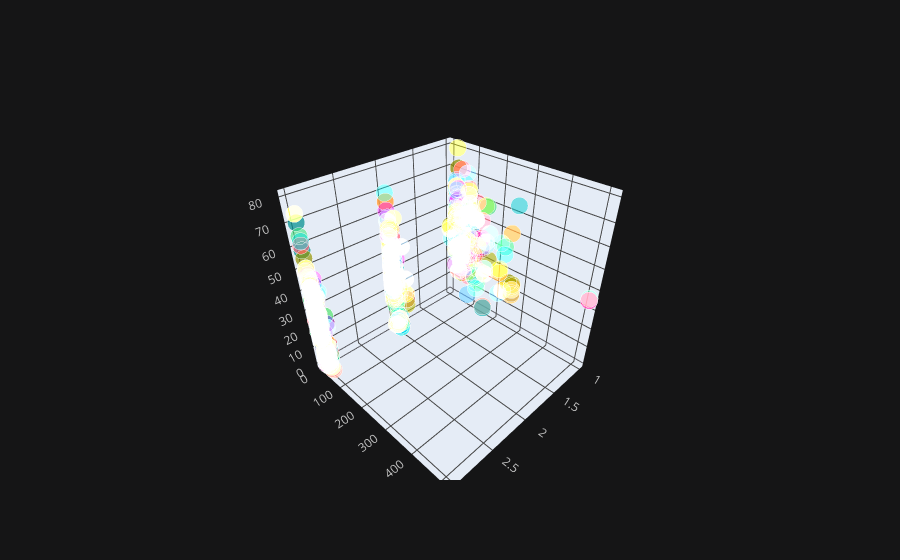

Notebook code for this chart:
### Code cell
titanic.iplot(x="pclass",y="fare",z="age",kind="scatter3d")

### Figure 1 — Plotly figure (JSON) as saved in the notebook; plotly's stock layout.template omitted (floating-point values rounded to 4 significant figures; data arrays with more than 128 entries replaced by an {"elided": "..."} marker saying what was removed)
{"data": [{"marker": {"color": {"elided": "891 str values"}, "opacity": 0.8, "size": {"elided": "891 int values"}, "symbol": "circle"}, "mode": "markers", "text": {"elided": "891 str values"}, "type": "scatter3d", "x": {"elided": "891 int values"}, "y": {"elided": "891 float values"}, "z": {"elided": "891 float values"}}], "layout": {"legend": {"bgcolor": "#151516", "font": {"color": "#D9D9D9"}}, "paper_bgcolor": "#151516", "plot_bgcolor": "#151516", "scene": {"xaxis": {"gridcolor": "#434343", "showgrid": true, "tickfont": {"color": "#C2C2C2"}, "title": {"font": {"color": "#D9D9D9"}, "text": ""}, "zerolinecolor": "#666570"}, "yaxis": {"gridcolor": "#434343", "showgrid": true, "tickfont": {"color": "#C2C2C2"}, "title": {"font": {"color": "#D9D9D9"}, "text": ""}, "zerolinecolor": "#666570"}, "zaxis": {"gridcolor": "#434343", "showgrid": true, "tickfont": {"color": "#C2C2C2"}, "title": {"font": {"color": "#D9D9D9"}, "text": ""}, "zerolinecolor": "#666570"}}, "title": {"font": {"color": "#D9D9D9"}}}}
